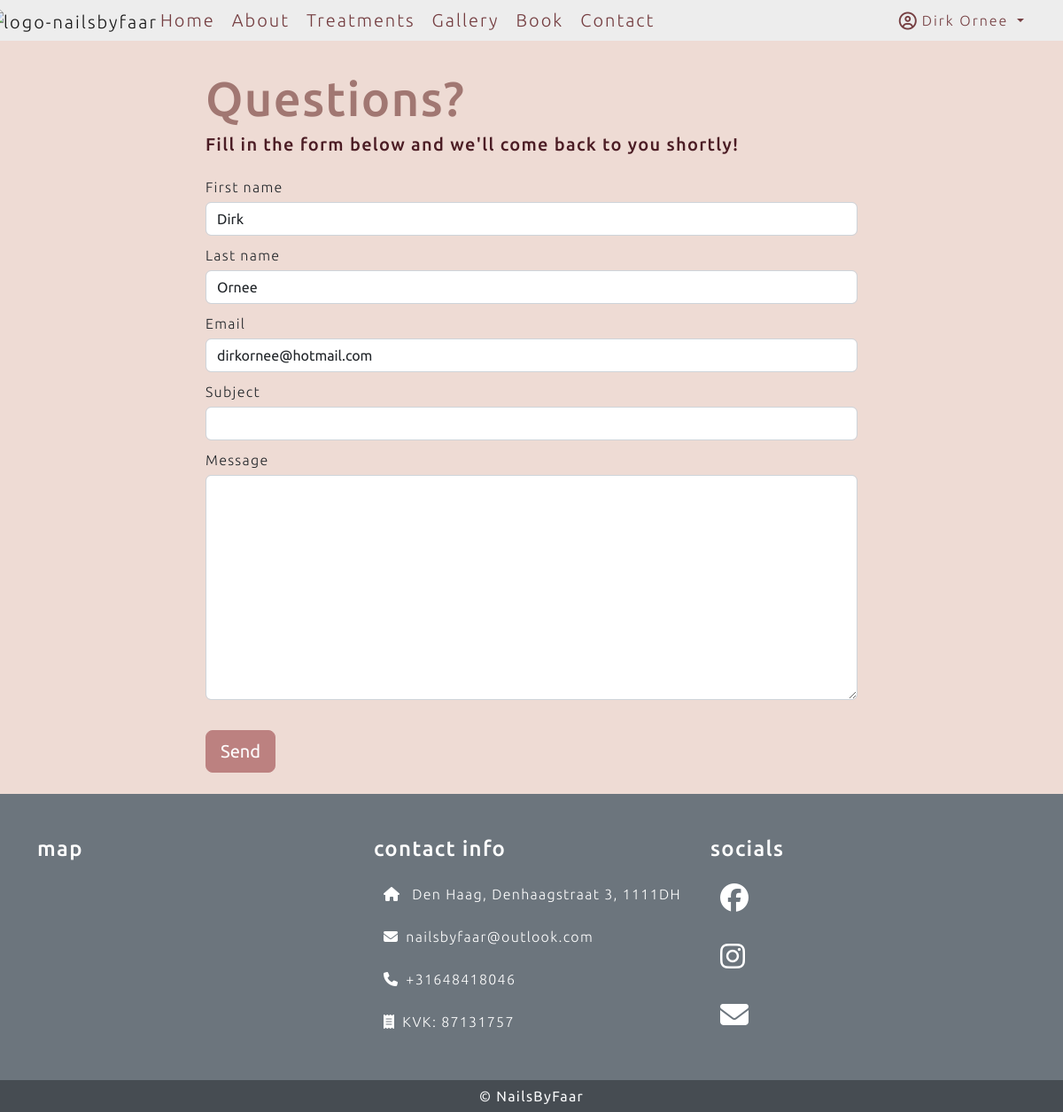
/contact (signed in), run on the app's committed database.
### users/models.py (models this page shows, shortened)
class User(AbstractBaseUser, PermissionsMixin):
    email = models.EmailField(max_length=254, unique=True)
    first_name = models.CharField(max_length=254, null=True, blank=True)
    last_name = models.CharField(max_length=254, null=True, blank=True)
    phone_number = models.CharField(max_length=16, null=True, blank=True)
    is_staff = models.BooleanField(default=False)
    is_superuser = models.BooleanField(default=False)
    is_active = models.BooleanField(default=True)
    last_login = models.DateTimeField(null=True, blank=True)
    date_joined = models.DateTimeField(default=timezone.now)
    USERNAME_FIELD = 'email'
    EMAIL_FIELD = 'email'
    REQUIRED_FIELDS = []
    objects = UserManager()

### salon/views.py (the view, shortened to what this page needs)
# urls.py: path('contact', views.Contact.as_view(), name="contact"),
class Contact(View):
    def get(self, request):
        user_dict = {}
        if request.user.is_authenticated:
            user_dict = {'email': request.user.email, 'first_name': request.user.first_name, 'last_name': request.user.last_name}
        else:
            user_dict = {}
        form = ContactForm(initial=user_dict)
        context = {"contact_form": form}
        return render(request, "contact.html", context=context)

### salon/forms.py
class ContactForm(forms.Form):
    first_name = forms.CharField(max_length = 50)
    last_name = forms.CharField(max_length = 50)
    email = forms.EmailField(max_length = 150)
    subject = forms.CharField(max_length = 200)
    message = forms.CharField(widget = forms.Textarea(attrs={'class': 'custom-form-field'}), max_length = 2000)
    email.required = True
    first_name.required = True
    last_name.required = True
    first_name.widget.attrs.update({'class': 'custom-form-field'})
    last_name.widget.attrs.update({'class': 'custom-form-field'})
    email.widget.attrs.update({'class': 'custom-form-field'})
    subject.widget.attrs.update({'class': 'custom-form-field'})

### templates/contact.html (shortened to what this page needs)
{% extends "base.html" %}
{% load i18n %}
{% load crispy_forms_tags %}
{% block content %}
<div class="container">
    <div class="row mt-3">
        <div class="col-md-8 mt-3 offset-md-2">
            <h1 mb-5>Questions?</h1>
            <h5>Fill in the form below and we'll come back to you shortly!</h5>
        </div>
    </div>
    <div class="row">
        <div class="col-md-8 mt-3 offset-md-2">
            <form method="post">
                {{ contact_form|crispy }}
                <button type="submit" class="btn btn-secondary btn-card btn-lg my-4">Send</button>
            </form>
        </div>
    </div>
</div>
{% endblock %}

### templates/base.html (shortened to what this page needs)
{% load static %}
{% load cloudinary %}
<!DOCTYPE html>
<html lang="en">
<head>
    <link href="https://cdn.jsdelivr.net/npm/bootstrap@5.2.1/dist/css/bootstrap.min.css" rel="stylesheet"
>
    <link rel="stylesheet" href="{% static 'css/style.css' %}">
</head>
<body class="d-flex flex-column min-vh-100">
    <header>
        {% if not is_home %}
        <nav class="navbar navbar-expand-md navbar-color navbar-background">
            {% else %}
            <nav class="navbar navbar-expand-md navbar-color">
                {% endif %}
                <div class="container-fluid">
                    <a href="{% url 'home' %}" class="navbar-brand"><img
                            src="https://res.cloudinary.com/dirkornee/image/upload/v1666360592/logo-no-background_thicker_s1qwll.png"
                            alt="logo-nailsbyfaar" style="height: 130px; margin: -24px;"></a>
                    <div class="collapse navbar-collapse" id="navbarSupportedContent">
                        <ul class="navbar-nav me-auto mb-2 mb-lg-0">
                            <li class="nav-item">
                                <a href="{% url 'home' %}" class="nav-link fs-5">Home</a>
                            </li>
                            <li class="nav-item">
                                <a href="{% url 'about' %}" class="nav-link fs-5">About</a>
                            </li>
                            <li class="nav-item">
                                <a href="{% url 'treatments' %}" class="nav-link fs-5">Treatments</a>
                            </li>
                            <li class="nav-item">
                                <a href="{% url 'gallery' %}" class="nav-link fs-5">Gallery</a>
                            </li>
                            <li class="nav-item">
                                <a href="{% url 'book' %}" class="nav-link fs-5">Book</a>
                            </li>
                            <li class="nav-item">
                                <a href="{% url 'contact' %}" class="nav-link fs-5">Contact</a>
                            </li>
                        </ul>
                        <ul class="navbar-nav ms-auto mb-2 mb-lg-0">
                            {% if request.user.is_authenticated %}
                            <li class="nav-item dropdown me-4">
                                <a class="nav-link dropdown-toggle" href="#" role="button" data-bs-toggle="dropdown"
                                    aria-expanded="false">
                                    <i class="far fa-user-circle fa-lg me-1"></i>{{ user.first_name }}
                                    {{user.last_name}}
                                </a>
                            </li>
                            {% else %}
                            <li class="na-item">
                                <a href="{% url 'account_login' %}"
                                    class="nav-link fs-5 btn btn-outline-primary btn-login" id="btn-login">Login</a>
                            </li>
                            {% endif %}
                        </ul>
                    </div>
                </div>
            </nav>
    </header>
    <main>
        {% block content %}
        {% endblock content %}
    </main>
    <footer class="text-white text-center text-lg-start bg-secondary mt-auto">
        <div class="container pt-5">
            <div class="row">
                <div class="col-lg-4 mb-4">
                    <h4 class="mb-4 text-white">map</h4>
                </div>
                <div class="col-lg-4 mb-4">
                    <h4 class="mb-4 text-white">contact info</h4>
                    <ul class="fa-ul">
                        <li class="fa-li mb-4 text-nowrap">
                            <span><i class="fas fa-home"></i>
                            </span><span class="ms-2">Den
                                Haag, Denhaagstraat 3,
                                1111DH</span>
                        </li>
                        <li class="fa-li mb-4 text-nowrap">
                            <span><i class="fas fa-envelope"></i></span><span
                                class="ms-2">nailsbyfaar@outlook.com</span>
                        </li>
                        <li class="fa-li mb-4 text-nowrap">
                            <span><i class="fas fa-phone"></i></span><span class="ms-2">+31648418046</span>
                        </li>
                        <li class="fa-li mb-4 text-nowrap">
                            <span><i class="fas fa-receipt"></i></span><span class="ms-2">KVK: 87131757</span>
                        </li>
                    </ul>
                </div>
                <div class="col-lg-4 mb-4">
                    <h4 class="mb-4 text-white">socials</h4>
                    <ul class="fa-ul">
                        <li class="fa-li mb-4 pb-2 footer-social-icon">
                            <span class="text-nowrap"><i class="fa-brands fa-facebook fa-2x"></i>
                            </span>
                        </li>
                        <li class="fa-li mb-4 pb-2 footer-social-icon">
                            <span class="text-nowrap"><i class="fa-brands fa-instagram fa-2x"></i></span>
                        </li>
                        <li class="fa-li mb-4 pb-2 footer-social-icon">
                            <span class="text-nowrap"><i class="fa-solid fa-envelope fa-2x"></i></span>
                        </li>
                    </ul>
                </div>
            </div>
        </div>
        <div class="container" style="max-width: 100%;">
            <div class="row bg-dark" style="--bs-bg-opacity: .50">
                <div class="col-12 text-center">
                    <p class="mb-0 p-1 text-light">&copy; NailsByFaar</p>
                </div>
            </div>
        </div>
    </footer>
</body>
</html>

### static/css/style.css (style rules this page uses)
body { background-color: rgba(224, 189, 177, 0.54); font-family: 'Ubuntu', sans-serif; letter-spacing: 1.3px; font-weight: 300; }
p { line-height: 28px; color: rgb(115, 115, 115); font-weight: 400; }
h1 { font-size: 3.4rem; color: #a17772; }
h4 { color: #4b1c24; }
h5 { color: #4b1c24; }
a { color: #BC8180; }
ul li { margin-left: 3px !important; }
.navbar { padding: 0; letter-spacing: 2px; font-weight: 300; }
.navbar-color { --bs-navbar-color: #672a2ee6; --bs-navbar-hover-color: #a17772; }
.navbar-background { background-color: #ededed; }
* { box-sizing: border-box; margin: 0; padding: 0; }
.fa-ul { margin-left: 2rem; }
.btn-card { --bs-btn-bg: #BC8180; --bs-btn-border-color: #BC8180; --bs-btn-hover-bg: #A17772; --bs-btn-hover-border-color: #A17772; --bs-btn-active-bg: #672A2E; --bs-btn-active-border-color: #672A2E; }
.custom-form-field { margin-top: 5px; margin-bottom: 10px; }

### data on the page
User: first_name "Dirk", last_name "Ornee", email "dirkornee@hotmail.com"
